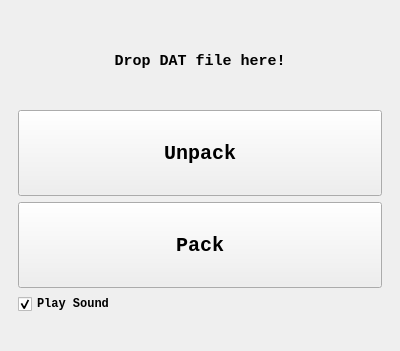
<?xml version="1.0" encoding="UTF-8"?>
<ui version="4.0">
 <class>MainWindow</class>
 <widget class="QMainWindow" name="MainWindow">
  <property name="geometry">
   <rect>
    <x>0</x>
    <y>0</y>
    <width>400</width>
    <height>351</height>
   </rect>
  </property>
  <property name="sizePolicy">
   <sizepolicy hsizetype="Fixed" vsizetype="Fixed">
    <horstretch>0</horstretch>
    <verstretch>0</verstretch>
   </sizepolicy>
  </property>
  <property name="font">
   <font>
    <family>Courier New</family>
   </font>
  </property>
  <property name="windowTitle">
   <string>MC3dit</string>
  </property>
  <property name="iconSize">
   <size>
    <width>24</width>
    <height>24</height>
   </size>
  </property>
  <widget class="QWidget" name="centralwidget">
   <layout class="QVBoxLayout" name="verticalLayout_2">
    <item>
     <widget class="QWidget" name="widget" native="true">
      <layout class="QVBoxLayout" name="verticalLayout">
       <item>
        <widget class="QFrame" name="frame">
         <property name="frameShape">
          <enum>QFrame::Shape::NoFrame</enum>
         </property>
         <layout class="QHBoxLayout" name="horizontalLayout">
          <property name="spacing">
           <number>0</number>
          </property>
          <property name="leftMargin">
           <number>0</number>
          </property>
          <property name="topMargin">
           <number>0</number>
          </property>
          <property name="rightMargin">
           <number>0</number>
          </property>
          <property name="bottomMargin">
           <number>0</number>
          </property>
          <item>
           <widget class="QLabel" name="DropLabel">
            <property name="font">
             <font>
              <family>Courier New</family>
              <pointsize>11</pointsize>
              <bold>true</bold>
             </font>
            </property>
            <property name="text">
             <string>Drop DAT file here!</string>
            </property>
            <property name="alignment">
             <set>Qt::AlignmentFlag::AlignCenter</set>
            </property>
            <property name="wordWrap">
             <bool>true</bool>
            </property>
           </widget>
          </item>
         </layout>
        </widget>
       </item>
       <item>
        <widget class="QPushButton" name="UnpackButton">
         <property name="sizePolicy">
          <sizepolicy hsizetype="Preferred" vsizetype="Preferred">
           <horstretch>0</horstretch>
           <verstretch>0</verstretch>
          </sizepolicy>
         </property>
         <property name="maximumSize">
          <size>
           <width>16777215</width>
           <height>100</height>
          </size>
         </property>
         <property name="font">
          <font>
           <family>Courier New</family>
           <pointsize>15</pointsize>
           <bold>true</bold>
          </font>
         </property>
         <property name="text">
          <string>Unpack</string>
         </property>
        </widget>
       </item>
       <item>
        <widget class="QPushButton" name="PackButton">
         <property name="sizePolicy">
          <sizepolicy hsizetype="Preferred" vsizetype="Preferred">
           <horstretch>0</horstretch>
           <verstretch>0</verstretch>
          </sizepolicy>
         </property>
         <property name="maximumSize">
          <size>
           <width>16777215</width>
           <height>100</height>
          </size>
         </property>
         <property name="font">
          <font>
           <family>Courier New</family>
           <pointsize>15</pointsize>
           <bold>true</bold>
          </font>
         </property>
         <property name="text">
          <string>Pack</string>
         </property>
        </widget>
       </item>
       <item>
        <widget class="QCheckBox" name="SoundCheckBox">
         <property name="font">
          <font>
           <family>Courier New</family>
           <bold>true</bold>
          </font>
         </property>
         <property name="text">
          <string>Play Sound</string>
         </property>
         <property name="checked">
          <bool>true</bool>
         </property>
        </widget>
       </item>
      </layout>
     </widget>
    </item>
   </layout>
  </widget>
  <widget class="QMenuBar" name="menubar">
   <property name="geometry">
    <rect>
     <x>0</x>
     <y>0</y>
     <width>400</width>
     <height>33</height>
    </rect>
   </property>
  </widget>
  <widget class="QStatusBar" name="statusbar">
   <property name="enabled">
    <bool>true</bool>
   </property>
   <property name="sizeGripEnabled">
    <bool>false</bool>
   </property>
  </widget>
 </widget>
 <resources/>
 <connections/>
</ui>
